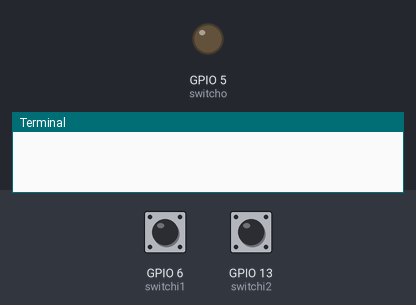
This program was run on a simulated Raspberry Pi (BCM pin numbers). On the bench: output pins drawn as LEDs (lit = HIGH), the last lines printed to the terminal. The test bench sets the inputs (shaded band); at power-on: GPIO 6 (switchi1) LOW, GPIO 13 (switchi2) LOW.

Above: at 1.2 s.
1.3 s: GPIO 6 (switchi1) pulled HIGH for 0.15 s
At 2.8 s:
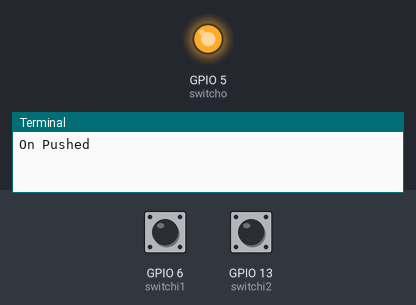
3.1 s: GPIO 13 (switchi2) pulled HIGH for 0.15 s
At 4.3 s:
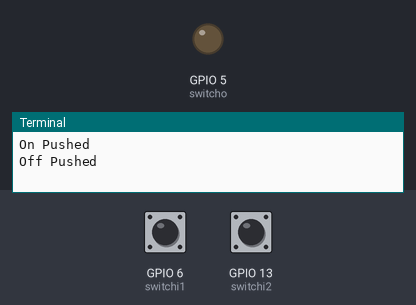
4.9 s: GPIO 6 (switchi1) pulled HIGH for 1 s
At 5.7 s:
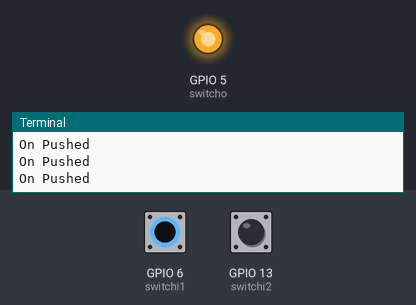
7.4 s: GPIO 13 (switchi2) pulled HIGH for 1 s
At 8.8 s:
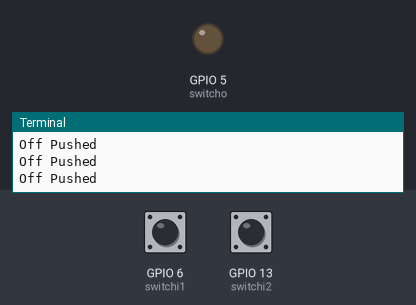
Timing chart, 0 to 10.4 s (numbered marks = the images above; inputs shaded):
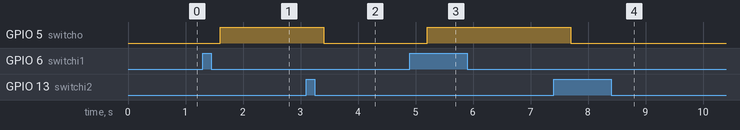

The program:

sw2.py
```python
#-*- coding: utf-8-*-
import RPi.GPIO as GPIO
import time

switchi1 = 6
switchi2 = 13
switcho = 5

GPIO.setmode(GPIO.BCM)
GPIO.setup(switchi1, GPIO.IN)
GPIO.setup(switchi2, GPIO.IN)
GPIO.setup(switcho, GPIO.OUT)

try:
	while True:
		if GPIO.input(switchi1) == True:
			print("On Pushed")
			time.sleep(0.3)
			GPIO.output(switcho,True)
		elif GPIO.input(switchi2) == True:
			print("Off Pushed")
			time.sleep(0.3)
			GPIO.output(switcho,False)

except KeyboardInterrupt:
	GPIO.cleanup()
```

Measured:
- after the input at 1.3 s, GPIO 5 (switcho): LOW → HIGH after 0.30 s
- after the input at 3.1 s, GPIO 5 (switcho): HIGH → LOW after 0.30 s
- after the input at 4.9 s, GPIO 5 (switcho): LOW → HIGH after 0.30 s
- after the input at 7.4 s, GPIO 5 (switcho): HIGH → LOW after 0.30 s
